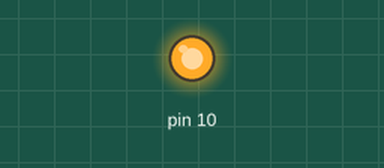
Bench run of a sketch on a simulated Arduino Uno, built with avr-gcc and run on an emulated ATmega328P. On the bench: output pins drawn as LEDs (lit = HIGH). What the sketch prints to the serial monitor is not drawn.

Above: at 0.1 s.
Timing chart, 0 to 1.6 s (numbered marks = the images above):
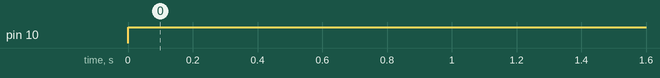

Measured:
- by itself, pin 10: LOW → HIGH at 0.00 s

The sketch:

masterAndSlave.ino
```cpp
#include "app.h"

/*
 * This version sends lowercase characters and receives a struct in response???? .
 * The master sends a single lower case lettter,
 * The slave sends upper case version of the char until it gets a new char, i.e. new command.
 * The master reads 3 chars into a dataStruct
 * It is interesting to monitor both Master and Slave in a ternminal.
 * 2017 08 03 works!!!
 */

App *app;

// test to see if we have an ATmega328p or an ATmega2560 MCU
#if ( SIGNATURE_1 == 0x98 && SIGNATURE_2 == 0x01)
  ///// we have an ATMEGA 2560: Slave

  const boolean isMaster = false;
  // SPI interrupt routine
  ISR (SPI_STC_vect){
    app->SPI_ISR ();
  }
#else
  // we have an ATMEGA 328p: Master
  const boolean isMaster = true;
#endif

void setup() {
    app = isMaster ? static_cast<App*>(new MasterApp())
                   : static_cast<App*>(new SlaveApp());
}

void loop() {
  app->loop();
}
```

SPI_anything.h
```cpp
#ifndef SPI_anything_h
#define SPI_anything_h

#include <Arduino.h>

const char nullChar = '#';
const int pauseBetweenSends = 20; //us

template <typename T> unsigned int SPI_writeAnything (const T& value){
    const byte * p = (const byte*) &value;
    unsigned int i=0,
                lim = sizeof value;
    for (; i < lim; i++){
      SPI.transfer(*p++);
      delay(pauseBetweenSends);
    }
    return i;
  }  // end of SPI_writeAnything

template <typename T> unsigned int SPI_readAnything(T& value){
  byte * p = (byte*) &value;
  unsigned int i = 0,
               lim = sizeof value;
  for (; i < lim; i++){
    *p++ = SPI.transfer (nullChar);
    delayMicroseconds (pauseBetweenSends);
  }
  return i;
}

template <typename T> unsigned int SPI_readAnything_reprime(T& value, byte prime){
  byte * p = (byte*) &value;
  unsigned int i =0,
               limLessOne = (sizeof value) -1;
  for (; i < limLessOne; i++){
    *p++ = SPI.transfer (nullChar);
    delayMicroseconds (pauseBetweenSends);
  }
  *p++ = SPI.transfer (prime);
  return i;
}

template <typename T> unsigned int SPI_readAnything_ISR(T& value){
  byte * p = (byte*) &value;
  unsigned int i=1,
               lim = sizeof value;
  *p++ = SPDR;  // get first byte
  for (; i < lim; i++){
    *p++ = SPI.transfer (nullChar);
    delayMicroseconds (pauseBetweenSends);
  }
  return i;
}

#endif
```

app.cpp
```cpp
#include "app.h"

App::App(){
  Serial.begin (115200);
}

void App::outgointMsg(char* buf) const{
  // puts a char[] into the arg buf,

  static int sendCount = 0;
  String s = "Send: " + String(sendCount++) + "\n";
  s.toCharArray(buf,s.length()+1);
}

byte App::transferAndWait (const byte what) const{
  byte res = SPI.transfer (what);
  delayMicroseconds (pauseBetweenSends);
  return res;
}
```

app.h
```cpp
#ifndef APP_H
#define APP_H

#include <Arduino.h>
#include <SPI.h>

#include "SPI_anything.h"

class App{
  protected:
    static const int bigBuffSize         = 20, // enough space for a long string
                     slaveProcessingTime = 5000; // millisecs

    void outgointMsg(char* buf) const;
    byte transferAndWait (const byte what) const;

    typedef struct DataStruct{
      char c0,
           c1,
           c2;
    };

  public:
    static const byte nullChar =  '#';
    static const int pauseBetweenSends   = 10;  // microseconds

    App();
    virtual void loop() = 0;
    virtual void SPI_ISR () =0;
};

 class MasterApp: public App{
  protected:
    char nextChar2Send() const;
    DataStruct inData;

  public:
    MasterApp();
    void loop();
    virtual void SPI_ISR (){}
};

class SlaveApp: public App{
  protected:
    volatile byte command = 0,
                  flag    = 0;
    volatile char outChar = nullChar;
    volatile DataStruct outData;
    void fillStruct(byte inCar);

  public:
    SlaveApp();
    void loop();
    virtual void SPI_ISR ();
};

#endif
```

masterApp.cpp
```cpp
#include "app.h"


char MasterApp::nextChar2Send() const{
  static byte nextIndex = 0;
  const static char letters[] = "abcdefghijklmnopqrstuvwxyz";
  char res = letters[nextIndex++];
  nextIndex = nextIndex == 26 ? 0 : nextIndex;
  return res;
}

MasterApp::MasterApp():App(){
  SPI.begin ();
  while(!Serial);
  Serial.println("Master");
  /*
  // prime the pump
  char buff[bigBuffSize];
  outgointMsg(buff);
  Serial.print(buff);

  //char outgoing  = nextChar2Send();

  // print outgoing character
  //Serial.print("Sent: ");
  //Serial.println(outgoing);

  // enable Slave Select
  //digitalWrite(SS, LOW);

  // send outgoing character, ignore resonse, this primes the pump
  //transferAndWait (outgoing);

  // disable Slave Select
  //digitalWrite(SS, HIGH);
  */

}

void MasterApp::loop(){
  char outgoing  = nextChar2Send();
  char buff[bigBuffSize];
  outgointMsg(buff);
  Serial.print(buff);

   // print outgoing character that was just sent
  Serial.print("Sent: ");
  Serial.println(outgoing);
  Serial.print("Received: ");

  // enable Slave Select
  digitalWrite(SS, LOW);
  delayMicroseconds (pauseBetweenSends);

  //SPI_readAnything_reprime(inData,outgoing);
  // send next outgoing character, receive resonse to previous send
  //Serial.println((char)transferAndWait (outgoing));
  char ignored = transferAndWait(outgoing);
  SPI_readAnything(inData);
  /*       c1 = transferAndWait(nullChar),
       c2 = transferAndWait(nullChar),
       c3 = transferAndWait(nullChar);
  */
  // disable Slave Select
  digitalWrite(SS, HIGH);

  Serial.print("inData.c0: ");
  Serial.println(inData.c0);
  Serial.print("inData.c1: ");
  Serial.println(inData.c1);
  Serial.print("inData.c2: ");
  Serial.println(inData.c2);
  /*
  Serial.print("Ignored: ");
  Serial.println(ignored);
  Serial.print("c1: ");
  Serial.println(c1);
  Serial.print("c2: ");
  Serial.println(c2);
  Serial.print("c3: ");
  Serial.println(c3);
   */


  delay (slaveProcessingTime);


}
```

slaveApp.cpp
```cpp
#include "app.h"

SlaveApp::SlaveApp(): App(){
  // have to send on master in, *slave out*
  pinMode(MISO, OUTPUT);

  // turn on SPI in slave mode
  SPCR |= _BV(SPE);

  // now turn on interrupts
  SPI.attachInterrupt();
  while(!Serial);
  Serial.println("Slave");
}

void SlaveApp::loop(){
  //noInterrupts();
  if (flag){
    Serial.print("Command: ");
    Serial.println((char)command);
    Serial.print("Sending: ");
    //Serial.print("outchar: ");
    Serial.println(outChar);
    flag--;
  }
  //interrupts();
}

void SlaveApp::fillStruct(byte inCar){
  outData.c2 = outData.c1 = outData.c0 = (char)(inCar -32);
}

void SlaveApp::SPI_ISR(){
  if (SPDR != nullChar) {
    command = SPDR;
  }
  outChar =  char(command-32);
  SPDR = outChar;
  flag++;
}
```
